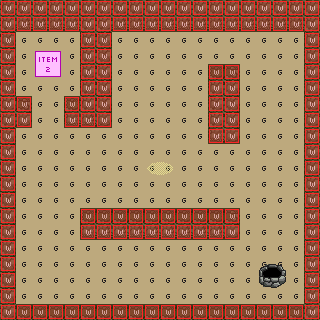

This game map was drawn from its Tiled (.tmx) file and the tilesets committed beside it. A one-line description and the trimmed map source follow:
An orthogonal 20x20 tile map with 16x16 px tiles, 4 tile layers (raw, tiles, entities, collision), 2 tilesets.

<map version="1.0" orientation="orthogonal" width="20" height="20" tilewidth="16" tileheight="16">
 <tileset firstgid="1" name="tiles.fw" tilewidth="16" tileheight="16">
  <image source="tiles.fw.png" width="256" height="256" />
 </tileset>
 <tileset firstgid="257" name="entities.fw" tilewidth="32" tileheight="32">
  <image source="../entities.fw.png" width="256" height="1024" />
 </tileset>
 <layer name="raw" width="20" height="20">
  <data>[400 cells, 400 non-empty, 2 distinct tile ids]</data>
 </layer>
 <layer name="tiles" width="20" height="20" opacity="0.39">
  <data>[400 cells, 400 non-empty, 10 distinct tile ids]</data>
 </layer>
 <layer name="entities" width="20" height="20">
  <data>[400 cells, 6 non-empty, 4 distinct tile ids]</data>
 </layer>
 <layer name="collision" width="20" height="20">
  <data>[400 cells, 140 non-empty, 1 distinct tile ids]</data>
 </layer>
</map>